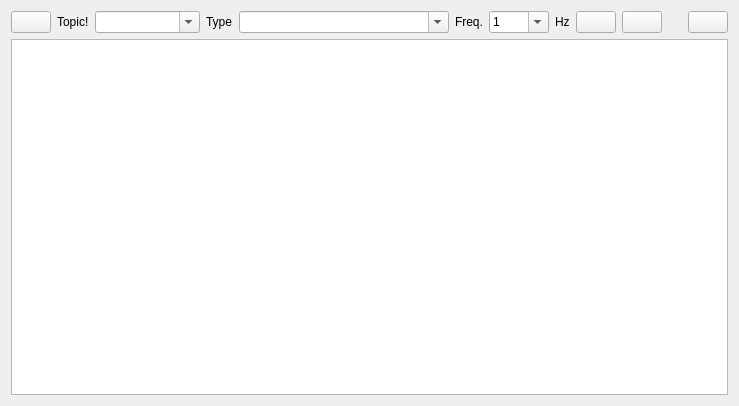
<?xml version="1.0" encoding="UTF-8"?>
<ui version="4.0">
 <class>PublisherWidget</class>
 <widget class="QWidget" name="PublisherWidget">
  <property name="geometry">
   <rect>
    <x>0</x>
    <y>0</y>
    <width>739</width>
    <height>406</height>
   </rect>
  </property>
  <property name="windowTitle">
   <string>Message Publisher</string>
  </property>
  <layout class="QVBoxLayout" name="verticalLayout">
   <item>
    <layout class="QHBoxLayout" name="horizontalLayout">
     <item>
      <widget class="QPushButton" name="refresh_button">
       <property name="toolTip">
        <string>Refresh topics and types</string>
       </property>
       <property name="text">
        <string/>
       </property>
      </widget>
     </item>
     <item>
      <widget class="QLabel" name="label">
       <property name="sizePolicy">
        <sizepolicy hsizetype="Preferred" vsizetype="Preferred">
         <horstretch>0</horstretch>
         <verstretch>0</verstretch>
        </sizepolicy>
       </property>
       <property name="text">
        <string>Topic!</string>
       </property>
      </widget>
     </item>
     <item>
      <widget class="ExtendedComboBox" name="topic_combo_box">
       <property name="sizePolicy">
        <sizepolicy hsizetype="Expanding" vsizetype="Fixed">
         <horstretch>1</horstretch>
         <verstretch>0</verstretch>
        </sizepolicy>
       </property>
       <property name="minimumSize">
        <size>
         <width>100</width>
         <height>0</height>
        </size>
       </property>
       <property name="toolTip">
        <string>Topic name to publish on</string>
       </property>
       <property name="editable">
        <bool>true</bool>
       </property>
       <property name="sizeAdjustPolicy">
        <enum>QComboBox::AdjustToMinimumContentsLength</enum>
       </property>
      </widget>
     </item>
     <item>
      <widget class="QLabel" name="label_2">
       <property name="text">
        <string>Type</string>
       </property>
      </widget>
     </item>
     <item>
      <widget class="ExtendedComboBox" name="type_combo_box">
       <property name="sizePolicy">
        <sizepolicy hsizetype="Expanding" vsizetype="Fixed">
         <horstretch>2</horstretch>
         <verstretch>0</verstretch>
        </sizepolicy>
       </property>
       <property name="minimumSize">
        <size>
         <width>100</width>
         <height>0</height>
        </size>
       </property>
       <property name="toolTip">
        <string>Message type to publish</string>
       </property>
       <property name="editable">
        <bool>true</bool>
       </property>
       <property name="sizeAdjustPolicy">
        <enum>QComboBox::AdjustToMinimumContentsLength</enum>
       </property>
      </widget>
     </item>
     <item>
      <widget class="QLabel" name="label_3">
       <property name="text">
        <string>Freq.</string>
       </property>
      </widget>
     </item>
     <item>
      <widget class="QComboBox" name="frequency_combo_box">
       <property name="minimumSize">
        <size>
         <width>60</width>
         <height>0</height>
        </size>
       </property>
       <property name="toolTip">
        <string>Frequency for periodic publishers in Hz (set to 0 for manual publishing)</string>
       </property>
       <property name="editable">
        <bool>true</bool>
       </property>
       <item>
        <property name="text">
         <string>1</string>
        </property>
       </item>
      </widget>
     </item>
     <item>
      <widget class="QLabel" name="label_4">
       <property name="text">
        <string>Hz</string>
       </property>
      </widget>
     </item>
     <item>
      <widget class="QPushButton" name="add_publisher_button">
       <property name="toolTip">
        <string>Add new publisher</string>
       </property>
       <property name="text">
        <string/>
       </property>
      </widget>
     </item>
     <item>
      <widget class="QPushButton" name="remove_publisher_button">
       <property name="toolTip">
        <string>Remove selected publisher</string>
       </property>
       <property name="text">
        <string/>
       </property>
       <property name="shortcut">
        <string>Del</string>
       </property>
      </widget>
     </item>
     <item>
      <spacer name="horizontalSpacer">
       <property name="orientation">
        <enum>Qt::Horizontal</enum>
       </property>
       <property name="sizeHint" stdset="0">
        <size>
         <width>20</width>
         <height>20</height>
        </size>
       </property>
      </spacer>
     </item>
     <item>
      <widget class="QPushButton" name="clear_button">
       <property name="toolTip">
        <string>Clear all publishers</string>
       </property>
      </widget>
     </item>
    </layout>
   </item>
   <item>
    <layout class="QHBoxLayout" name="horizontalLayout_2"/>
   </item>
   <item>
    <widget class="PublisherTreeWidget" name="publisher_tree_widget">
     <property name="contextMenuPolicy">
      <enum>Qt::CustomContextMenu</enum>
     </property>
     <property name="toolTip">
      <string>Right click on item or selection for more options.</string>
     </property>
     <property name="dragEnabled">
      <bool>true</bool>
     </property>
     <property name="dragDropMode">
      <enum>QAbstractItemView::DragOnly</enum>
     </property>
     <property name="selectionMode">
      <enum>QAbstractItemView::ExtendedSelection</enum>
     </property>
     <property name="sortingEnabled">
      <bool>true</bool>
     </property>
    </widget>
   </item>
  </layout>
 </widget>
 <customwidgets>
  <customwidget>
   <class>ExtendedComboBox</class>
   <extends>QComboBox</extends>
   <header>rqt_py_common.extended_combo_box</header>
  </customwidget>
  <customwidget>
   <class>PublisherTreeWidget</class>
   <extends>QTreeView</extends>
   <header>rqt_publisher.publisher_tree_widget</header>
  </customwidget>
 </customwidgets>
 <resources/>
 <connections/>
</ui>
